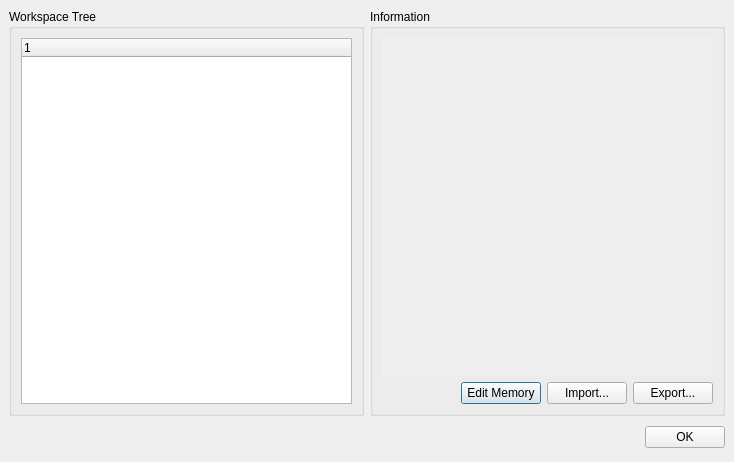
<ui version="4.0" >
 <author></author>
 <comment></comment>
 <exportmacro></exportmacro>
 <class>dlgWorkspaceDisplay</class>
 <widget class="QDialog" name="dlgWorkspaceDisplay" >
  <property name="geometry" >
   <rect>
    <x>0</x>
    <y>0</y>
    <width>734</width>
    <height>462</height>
   </rect>
  </property>
  <property name="windowTitle" >
   <string>Show workspace</string>
  </property>
  <property name="windowIcon" >
   <iconset resource="ui_resource.qrc" >:/icons/icons/22x22-gartoon/modules.png</iconset>
  </property>
  <layout class="QGridLayout" >
   <property name="margin" >
    <number>9</number>
   </property>
   <property name="spacing" >
    <number>6</number>
   </property>
   <item row="0" column="1" >
    <widget class="QGroupBox" name="groupBox" >
     <property name="title" >
      <string>Information</string>
     </property>
     <layout class="QGridLayout" >
      <property name="margin" >
       <number>9</number>
      </property>
      <property name="spacing" >
       <number>6</number>
      </property>
      <item row="0" column="0" >
       <layout class="QGridLayout" >
        <property name="margin" >
         <number>0</number>
        </property>
        <property name="spacing" >
         <number>6</number>
        </property>
        <item rowspan="2" row="0" column="0" >
         <widget class="QTextEdit" name="textItemInfo" >
          <property name="enabled" >
           <bool>false</bool>
          </property>
          <property name="acceptDrops" >
           <bool>false</bool>
          </property>
          <property name="frameShape" >
           <enum>QFrame::Box</enum>
          </property>
          <property name="frameShadow" >
           <enum>QFrame::Plain</enum>
          </property>
          <property name="lineWidth" >
           <number>0</number>
          </property>
         </widget>
        </item>
        <item row="2" column="0" >
         <layout class="QHBoxLayout" >
          <property name="margin" >
           <number>0</number>
          </property>
          <property name="spacing" >
           <number>6</number>
          </property>
          <item>
           <spacer>
            <property name="orientation" >
             <enum>Qt::Horizontal</enum>
            </property>
            <property name="sizeHint" >
             <size>
              <width>40</width>
              <height>20</height>
             </size>
            </property>
           </spacer>
          </item>
          <item>
           <widget class="QPushButton" name="btnEdit" >
            <property name="text" >
             <string>Edit Memory</string>
            </property>
           </widget>
          </item>
          <item>
           <widget class="QPushButton" name="btnImport" >
            <property name="enabled" >
             <bool>true</bool>
            </property>
            <property name="text" >
             <string>Import...</string>
            </property>
           </widget>
          </item>
          <item>
           <widget class="QPushButton" name="btnExport" >
            <property name="text" >
             <string>Export...</string>
            </property>
           </widget>
          </item>
         </layout>
        </item>
       </layout>
      </item>
     </layout>
    </widget>
   </item>
   <item row="0" column="0" >
    <widget class="QGroupBox" name="groupBox_2" >
     <property name="title" >
      <string>Workspace Tree</string>
     </property>
     <layout class="QHBoxLayout" >
      <property name="margin" >
       <number>9</number>
      </property>
      <property name="spacing" >
       <number>6</number>
      </property>
      <item>
       <widget class="QTreeWidget" name="treeWorkspace" >
        <property name="autoFillBackground" >
         <bool>false</bool>
        </property>
       </widget>
      </item>
     </layout>
    </widget>
   </item>
   <item row="1" column="0" colspan="2" >
    <layout class="QHBoxLayout" >
     <property name="margin" >
      <number>0</number>
     </property>
     <property name="spacing" >
      <number>6</number>
     </property>
     <item>
      <spacer>
       <property name="orientation" >
        <enum>Qt::Horizontal</enum>
       </property>
       <property name="sizeHint" >
        <size>
         <width>131</width>
         <height>31</height>
        </size>
       </property>
      </spacer>
     </item>
     <item>
      <widget class="QPushButton" name="okButton" >
       <property name="text" >
        <string>OK</string>
       </property>
      </widget>
     </item>
    </layout>
   </item>
  </layout>
 </widget>
 <pixmapfunction></pixmapfunction>
 <resources>
  <include location="ui_resource.qrc" />
 </resources>
 <connections/>
</ui>
